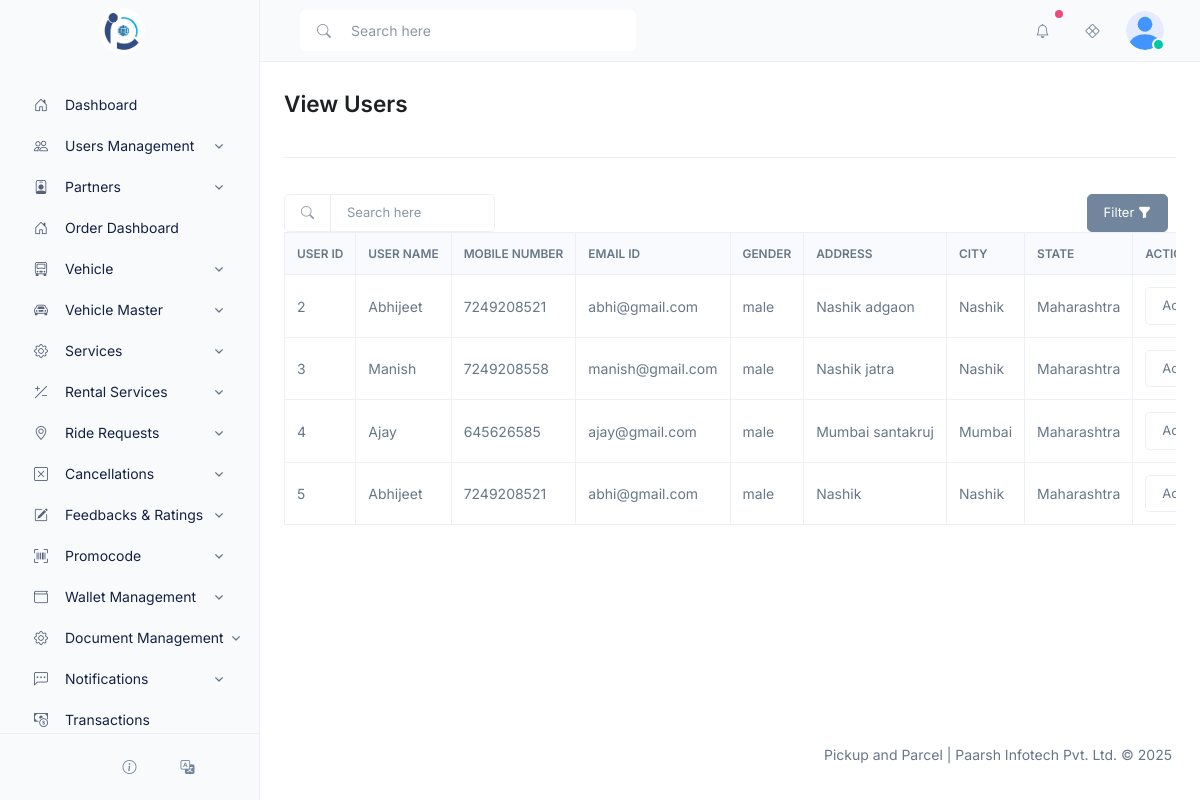
The page /customers.php on the database its author committed.
### tables this page shows
CREATE TABLE `users` (
  `user_id` int(11) NOT NULL,
  `user_name` varchar(255) NOT NULL,
  `user_mobile` varchar(20) NOT NULL,
  `user_email` varchar(255) NOT NULL,
  `user_gender` enum('male','female','other','noshare') NOT NULL,
  `user_address` text NOT NULL,
  `user_city` varchar(100) NOT NULL,
  `user_state` varchar(100) NOT NULL
);

### customers.php (the view, shortened to what this page needs)
<?php require_once __DIR__ . "/header.php" ?>
<?php require_once "db.php"; ?>
<div class="content container-fluid">
	<div class="page-header">
		<div class="row align-items-center">
			<div class="col">
				<h1 class="page-header-title">
					<?= translate('view_users') ?>
				</h1>
			</div>
		</div>
	</div>
	 <div class="data-table-filters">
		<div class="row g-3">
			<div class="col-12 col-md-3">
				<div class="input-group input-group-sm">
					<div class="input-group-text">
						<i class="bi-search"></i>
					</div>
					<input type="search" id="searchInput" class="form-control customer-table-search" placeholder="Search here">
				</div>
			</div>
			<div class="col-12 col-md-6 offset-md-3">
            <div class="d-flex align-items-center gap-2">
                <button class="btn btn-sm btn-secondary ms-md-auto" data-bs-toggle="modal"
                    data-bs-target="#transactionfilterModal">
                    Filter <i class="bi bi-funnel-fill"></i>
                </button>
            </div>
        </div>
    </div>
	<div class="table-responsive">
		<table id="data-table" class="table table-bordered table-nowrap table-align-middle">
			<thead class="thead-light" align="left">
				<tr>
					<th><?= translate('user_id') ?></th>
					<th><?= translate('user_name') ?></th>
					<th><?= translate('mobile_no') ?></th>
					<th><?= translate('email_id') ?></th>
					<th><?= translate('gender') ?></th>
					<th><?= translate('address') ?></th>
					<th><?= translate('city') ?></th>
					<th><?= translate('state') ?></th>
					<th><?= translate('action') ?></th>
				</tr>
			</thead>
			<tbody>
				<?php
				$query = "SELECT * FROM users";
				$result = mysqli_query($conn, $query);
				while ($row = mysqli_fetch_assoc($result)) {
					?>
					<tr class="odd">
						<td> <?php echo $row['user_id'] ?></td>
						<td> <?php echo $row['user_name'] ?></td>
						<td> <?php echo $row['user_mobile'] ?></td>
						<td> <?php echo $row['user_email'] ?></td>
						<td> <?php echo $row['user_gender'] ?></td>
						<td> <?php echo $row['user_address'] ?></td>
						<td> <?php echo $row['user_city'] ?></td>
						<td> <?php echo $row['user_state'] ?></td>
						<td>
							<div class='dropdown'>
								<button class='btn btn-sm btn-white dropdown-toggle' type='button' data-bs-toggle='dropdown'
									aria-expanded='false'>
									Action
								</button>
							</div>
						</td>
					</tr>
					<?php
				}
				?>
			</tbody>
		</table>
	</div>
</div>
<?php require_once __DIR__ . '/footer.php' ?>

### assets/css/main.css (style rules this page uses)
:root { --scroll-thumb: rgba(189, 197, 209, .6); --scroll-track: rgba(189, 197, 209, .15); --scroll-size: .6125rem; }
* { scroll-behavior: smooth; scrollbar-width: thin; scrollbar-color: var(--scroll-thumb) var(--scroll-track); }

### header.php (style rules this page uses)
* { transition: unset !important; }

### rows shown on the page
users: user_id "2", user_name "Abhijeet", user_mobile "7249208521", user_email "abhi@gmail.com", user_gender "male", user_address "Nashik adgaon", user_city "Nashik", user_state "Maharashtra"
users: user_id "3", user_name "Manish", user_mobile "7249208558", user_email "manish@gmail.com", user_gender "male", user_address "Nashik jatra", user_city "Nashik", user_state "Maharashtra"
users: user_id "4", user_name "Ajay", user_mobile "645626585", user_email "ajay@gmail.com", user_gender "male", user_address "Mumbai santakruj", user_city "Mumbai", user_state "Maharashtra"
users: user_id "5", user_name "Abhijeet", user_mobile "7249208521", user_email "abhi@gmail.com", user_gender "male", user_address "Nashik", user_city "Nashik", user_state "Maharashtra"

### other values the page prints
translate('view_users') "View Users"
translate('user_id') "USER ID"
translate('user_name') "USER NAME"
translate('mobile_no') "MOBILE NUMBER"
translate('email_id') "EMAIL ID"
translate('gender') "GENDER"
translate('address') "ADDRESS"
translate('city') "CITY"
translate('state') "STATE"
translate('title') "Pickup and Parcel"
translate('paarsh') "Paarsh Infotech Pvt. Ltd."
